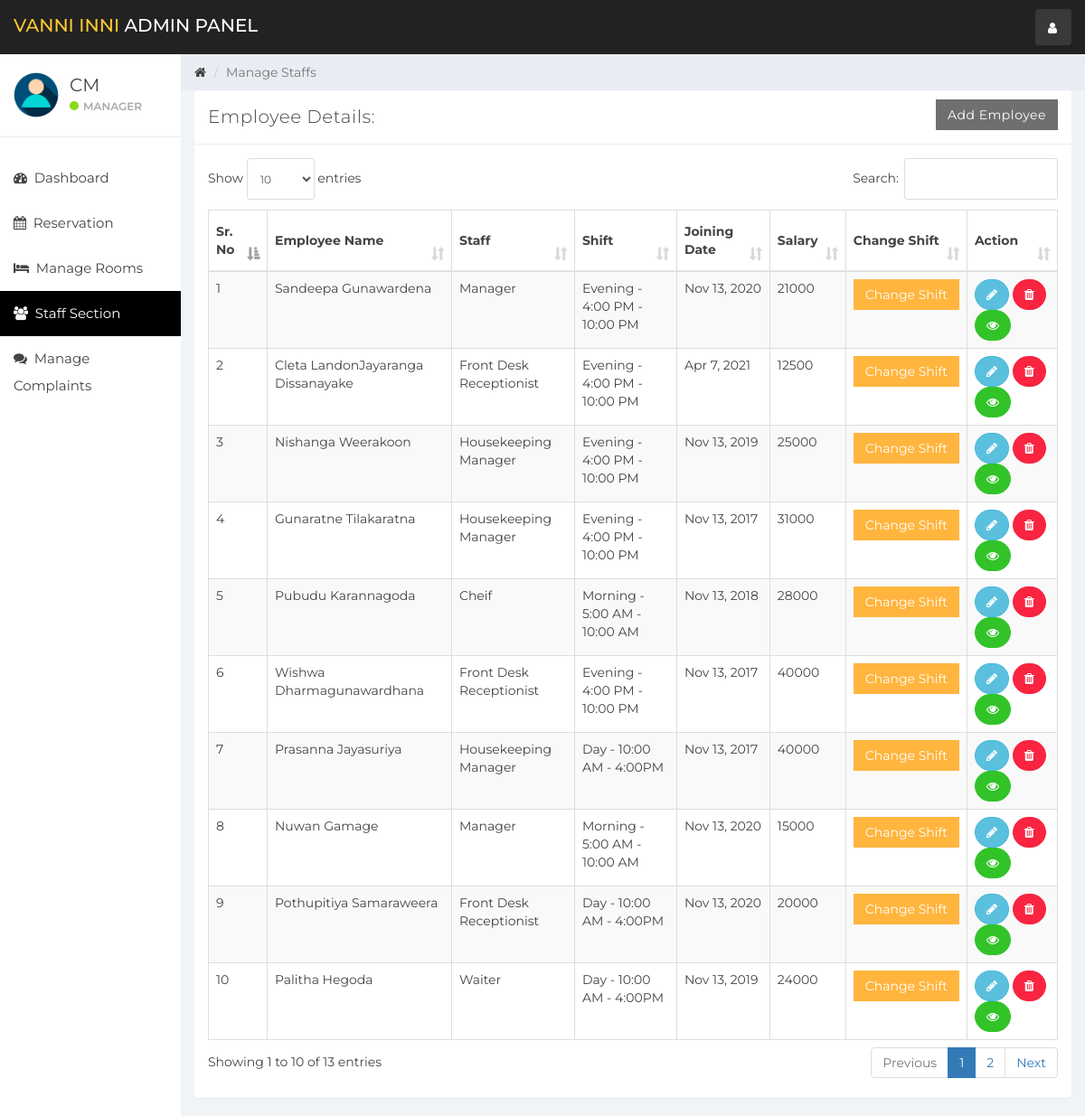
The page /admin/index.php?staff_mang (signed in) on the database its author committed.
### tables this page shows
CREATE TABLE `user` (
  `id` int(11) NOT NULL,
  `name` varchar(100) NOT NULL,
  `username` varchar(15) NOT NULL,
  `email` varchar(100) NOT NULL,
  `password` varchar(100) NOT NULL,
  `created_at` timestamp NOT NULL DEFAULT current_timestamp()
);

CREATE TABLE `staff` (
  `emp_id` int(11) NOT NULL,
  `emp_name` varchar(100) NOT NULL,
  `staff_type_id` int(11) NOT NULL,
  `shift_id` int(11) NOT NULL,
  `id_card_type` int(11) NOT NULL,
  `id_card_no` varchar(20) NOT NULL,
  `address` varchar(100) NOT NULL,
  `contact_no` bigint(20) NOT NULL,
  `salary` bigint(20) NOT NULL,
  `joining_date` timestamp NOT NULL DEFAULT current_timestamp(),
  `updated_at` timestamp NOT NULL DEFAULT current_timestamp() ON UPDATE current_timestamp()
);

CREATE TABLE `staff_type` (
  `staff_type_id` int(10) NOT NULL,
  `staff_type` varchar(100) NOT NULL
);

CREATE TABLE `shift` (
  `shift_id` int(10) NOT NULL,
  `shift` varchar(100) NOT NULL,
  `shift_timing` varchar(100) NOT NULL
);

### admin/staff_mang.php (the view, shortened to what this page needs)
<div class="col-sm-9 col-sm-offset-3 col-lg-10 col-lg-offset-2 main">
    <div class="row">
        <ol class="breadcrumb">
            <li><a href="#">
                    <em class="fa fa-home"></em>
                </a></li>
            <li class="active">Manage Staffs</li>
        </ol>
    </div>
    <div class="row">
        <div class="col-lg-12">
            <div class="panel panel-default">
                <div class="panel-heading">Employee Details:
                    <a href="index.php?add_emp" class="btn btn-secondary pull-right" style="border-radius:0%">Add Employee</a>
                </div>
                <div class="panel-body">
                    <table class="table table-striped table-bordered table-responsive" cellspacing="0" width="100%"
                           id="rooms">
                        <thead>
                        <tr>
                            <th>Sr. No</th>
                            <th>Employee Name</th>
                            <th>Staff</th>
                            <th>Shift</th>
                            <th>Joining Date</th>
                            <th>Salary</th>
                            <th>Change Shift</th>
                            <th>Action</th>
                        </tr>
                        </thead>
                        <tbody>
                        <?php
                        $staff_query = "SELECT * FROM staff  NATURAL JOIN staff_type NATURAL JOIN shift";
                        $staff_result = mysqli_query($connection, $staff_query);
                        if (mysqli_num_rows($staff_result) > 0) {
                            while ($staff = mysqli_fetch_assoc($staff_result)) { ?>
                                <tr>
                                    <td><?php echo $staff['emp_id']; ?></td>
                                    <td><?php echo $staff['emp_name']; ?></td>
                                    <td><?php echo $staff['staff_type']; ?></td>
                                    <td><?php echo $staff['shift'] . ' - ' . $staff['shift_timing']; ?></td>
                                    <td><?php echo date('M j, Y', strtotime($staff['joining_date'])); ?></td>
                                    <td><?php echo $staff['salary']; ?></td>
                                    <td>
                                        <button class="btn btn-warning" style="border-radius:0%" data-toggle="modal" data-target="#changeShift"
                                                data-id="<?php echo $staff['emp_id']; ?>" id="change_shift">Change Shift</button>
                                    </td>
                                    <td>
                                        <button data-toggle="modal"
                                                data-target="#empDetail<?php echo $staff['emp_id']; ?>"
                                                data-id="<?php echo $staff['emp_id']; ?>" id="editEmp"
                                                class="btn btn-info" style="border-radius:60px;"><i class="fa fa-pencil"></i></button>
                                        <a href='functionmis.php?empid=<?php echo $staff['emp_id']; ?>'
                                           class="btn btn-danger" onclick="return confirm('Are you Sure?')" style="border-radius:60px;"><i
                                                    class="fa fa-trash"></i></a>
                                        <a href='index.php?emp_history&empid=<?php echo $staff['emp_id']; ?>'
                                           class="btn btn-success" title="Employee Histery" style="border-radius:60px;"><i class="fa fa-eye"></i></a>
                                    </td>
                                </tr>
                                <?php
                            }
                        }
                        ?>
                        </tbody>
                    </table>
                </div>
            </div>
        </div>
    </div>
</div>

### admin/sidebar.php (shortened to what this page needs)
<div id="sidebar-collapse" class="col-sm-3 col-lg-2 sidebar">
    <div class="profile-sidebar">
        <div class="profile-userpic">
            <img src="img/user.png" class="img-responsive" alt="">
        </div>
        <div class="profile-usertitle">
            <div class="profile-usertitle-name"><?php echo $user['name'];?></div>
            <div class="profile-usertitle-status"><span class="indicator label-success"></span>Manager</div>
        </div>
    </div>
    <ul class="nav menu">
    <?php
        if (isset($_GET['dashboard'])){ ?>
            <li class="active">
                <a href="index.php?dashboard"><em class="fa fa-dashboard">&nbsp;</em>
                    Dashboard
                </a>
            </li>
        <?php } else{?>
            <li>
                <a href="index.php?dashboard"><em class="fa fa-dashboard">&nbsp;</em>
                    Dashboard
                </a>
            </li>
        <?php }
        if (isset($_GET['reservation'])){ ?>
            <li class="active">
            <a href="index.php?reservation"><em class="fa fa-calendar">&nbsp;</em>
                    Reservation
                </a>
            </li>
        <?php } else{?>
            <li>
            <a href="index.php?reservation"><em class="fa fa-calendar">&nbsp;</em>
                    Reservation
                </a>
            </li>
        <?php }
        if (isset($_GET['room_mang'])){ ?>
            <li class="active">
                <a href="index.php?room_mang"><em class="fa fa-bed">&nbsp;</em>
                    Manage Rooms
                </a>
            </li>
        <?php } else{?>
            <li>
            <a href="index.php?room_mang"><em class="fa fa-bed">&nbsp;</em>
                    Manage Rooms
                </a>
            </li>
        <?php }
        if (isset($_GET['staff_mang'])){ ?>
            <li class="active">
                <a href="index.php?staff_mang"><em class="fa fa-users">&nbsp;</em>
                    Staff Section
                </a>
            </li>
        <?php }
        if (isset($_GET['complain'])){ ?>
            <li class="active">
                <a href="index.php?complain"><em class="fa fa-comments">&nbsp;</em>
                    Manage Complaints
                </a>
            </li>
        <?php } else{?>
            <li>
                <a href="index.php?complain"><em class="fa fa-comments">&nbsp;</em>
                    Manage Complaints
                </a>
            </li>
        <?php }
        ?>
    </ul>
</div>

### rows shown on the page
user: name "CM"
staff: emp_id "1", emp_name "Sandeepa Gunawardena", staff_type.staff_type "Manager", shift.shift "Evening", shift.shift_timing "4:00 PM - 10:00 PM", joining_date "Nov 13, 2020", salary "21000"
staff: emp_id "2", emp_name "Cleta LandonJayaranga Dissanayake", staff_type.staff_type "Front Desk Receptionist", shift.shift "Evening", shift.shift_timing "4:00 PM - 10:00 PM", joining_date "Apr 7, 2021", salary "12500"
staff: emp_id "3", emp_name "Nishanga Weerakoon", staff_type.staff_type "Housekeeping Manager", shift.shift "Evening", shift.shift_timing "4:00 PM - 10:00 PM", joining_date "Nov 13, 2019", salary "25000"
staff: emp_id "4", emp_name "Gunaratne Tilakaratna", staff_type.staff_type "Housekeeping Manager", shift.shift "Evening", shift.shift_timing "4:00 PM - 10:00 PM", joining_date "Nov 13, 2017", salary "31000"
staff: emp_id "5", emp_name "Pubudu Karannagoda", staff_type.staff_type "Cheif", shift.shift "Morning", shift.shift_timing "5:00 AM - 10:00 AM", joining_date "Nov 13, 2018", salary "28000"
staff: emp_id "6", emp_name "Wishwa Dharmagunawardhana", staff_type.staff_type "Front Desk Receptionist", shift.shift "Evening", shift.shift_timing "4:00 PM - 10:00 PM", joining_date "Nov 13, 2017", salary "40000"
staff: emp_id "7", emp_name "Prasanna Jayasuriya", staff_type.staff_type "Housekeeping Manager", shift.shift "Day", shift.shift_timing "10:00 AM - 4:00PM", joining_date "Nov 13, 2017", salary "40000"
staff: emp_id "8", emp_name "Nuwan Gamage", staff_type.staff_type "Manager", shift.shift "Morning", shift.shift_timing "5:00 AM - 10:00 AM", joining_date "Nov 13, 2020", salary "15000"
staff: emp_id "9", emp_name "Pothupitiya Samaraweera", staff_type.staff_type "Front Desk Receptionist", shift.shift "Day", shift.shift_timing "10:00 AM - 4:00PM", joining_date "Nov 13, 2020", salary "20000"
staff: emp_id "10", emp_name "Palitha Hegoda", staff_type.staff_type "Waiter", shift.shift "Day", shift.shift_timing "10:00 AM - 4:00PM", joining_date "Nov 13, 2019", salary "24000"
